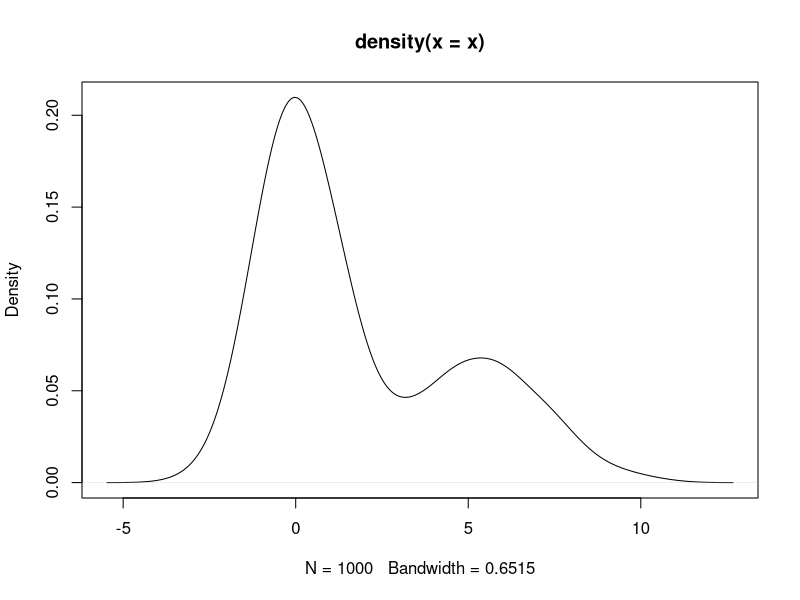

Generate this figure with R:
#Simulate EM algorithm
set.seed(10)

## Sum over only finite values because log yields infinite values sometimes
sum.finite <- function(x) {
  sum(x[is.finite(x)])
}

#Simulation scenario
pi <- 0.35; n <- 1000
mu0 <- 0; sig0 <- 1;
mu1 <- 5; sig1 <- 2
theta <- rbinom(n, 1, pi)
x <- theta*rnorm(n, mu1, sig1) + (1-theta)*rnorm(n, mu0, sig0)

plot(density(x))


#Implement EM Algorithm#

#initial values
Q <- 0
#-------Clustering and finding initial values--------#
mem <- kmeans(x,2)$cluster
# Think these are backwards! How does this affect my data?
# xtabs(~ x + mem)
mu1.new <- mean(x[mem==1])
mu0.new <- mean(x[mem==2])
sig1.new <- var(x[mem==1])
sig0.new <- var(x[mem==2])
pi1 <- p <- sum(mem==1)/length(mem)
pi2 <- p.inv <- sum(mem==2)/length(mem)
#----------------------------------------------------#
#First iteration
p.inv.numerator.update <- p.inv * dnorm(x, mu0.new, sqrt(sig0.new)) #p.inv = 1-pi
p.numerator.update <- p * dnorm(x, mu1.new, sqrt(sig1.new))

p.tot <- p.inv.numerator.update + p.numerator.update
p.new.x <- p.numerator.update /p.tot
p.inv.new.x <- p.inv.numerator.update/p.tot


Q <- sum.finite((p.new.x * log(dnorm(x, mu1.new, sqrt(sig1.new)) * p))) + 
  sum.finite(p.inv.new.x * log(dnorm(x, mu0.new, sqrt(sig0.new)) * p.inv))

k <- 2; Q[2] <- Q+1 #Q[2] is a dummy so loop is entered.

while(abs(Q[k]-Q[k-1])> 1e-6){
  
  p.numerator.update <- p * dnorm(x, mu1.new, sqrt(sig1.new))
  p.inv.numerator.update <- p.inv * dnorm(x, mu0.new, sqrt(sig0.new)) #p.inv = 1-pi
  
  
  p.tot <- p.inv.numerator.update + p.numerator.update
  p.new.x <- p.numerator.update /p.tot
  p.inv.new.x <- p.inv.numerator.update/p.tot
  
  p <- sum.finite(p.new.x)/n
  p.inv <- sum.finite(p.inv.new.x)/n
  
  mu0.new <- sum.finite(x*p.inv.new.x)/sum.finite(p.inv.new.x)
  mu1.new <- sum.finite(x*p.new.x)/sum.finite(p.new.x)
  
  sig0.new <- sum.finite( (x-mu0.new)^2*p.inv.new.x ) / sum.finite(p.inv.new.x)
  sig1.new <- sum.finite( (x-mu1.new)^2*p.new.x ) / sum.finite(p.new.x)
  
   k <- k+1
  
  Q[k] <- sum.finite((p.new.x * log(dnorm(x, mu1.new, sqrt(sig1.new)) * p))) + 
                sum.finite(p.inv.new.x * log(dnorm(x, mu0.new, sqrt(sig0.new)) * p.inv))
  
  if(k%%100 ==0) 
    print(k)
  
}
#Check performance
k
p
p.inv
mu0.new; sqrt(sig0.new);
mu1.new; sqrt(sig1.new);

abs(mu0-mu0.new);
abs(sig0-sig0.new)

abs(mu1-mu1.new);
abs(sig1-sig1.new)

#_______________________________________________________________________________#
#Another way of implementing EM using built-in  function
library(mixtools)
gm<-normalmixEM(x,k=2,lambda=c(pi1, pi2),mu=c(mean(x[mem==1], mean(x[mem==2]))),sigma=c(sd(x[mem==1]), sd(x[mem==2])))
gm$lambda #pi and 1-pi
gm$mu
gm$sigma
# not always a good result
